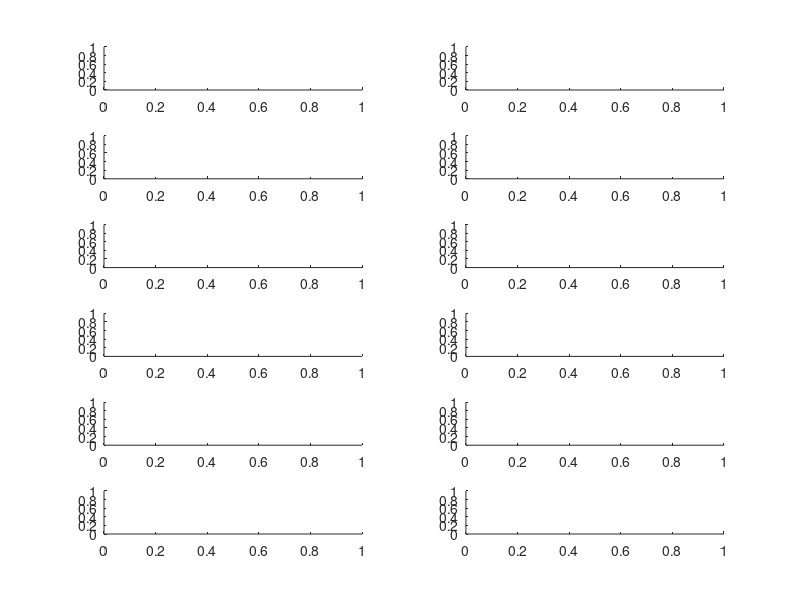

Source code (MATLAB): (Note: this script raises an error after producing the figure.)
%% params
motif = 'aabb';
fs = 32000;
%% compare the amplitude envelope 20 ms around syllable onsets and offsets
for ii = 1:length(motif)
    figure;
    h1 = subplot(6,2,1);h7 = subplot(6,2,2);
    h2 = subplot(6,2,3);h8 = subplot(6,2,4);
    h3 = subplot(6,2,5);h9 = subplot(6,2,6);
    h4 = subplot(6,2,7);h10 = subplot(6,2,8);
    h5 = subplot(6,2,9);h11 = subplot(6,2,10);
    h6 = subplot(6,2,11);h12 = subplot(6,2,12);
    for i = 1:length(testmotifsegment)
        tb = [0:length(testmotifsegment(i).sm)-1]/fs;
        sm = log(testmotifsegment(i).sm);
        
        tb1 = tb-testmotifsegment(i).dtwsegment(ii,1);%align by syll onset
        [~,id] = min(abs(tb1));%index for syll onset
        id2 = find(tb1>=-0.02 & tb1<=0.02);
        sm2 = sm(id2);sm2=sm2-sm(id);sm2=sm2./abs(sm(id));%normalize by amplitude at syll onset
        hold(h1,'on');
        plot(h1,tb1(id2),sm2);hold on;
        title(h1,['dtw onset ',num2str(ii)]);xlabel(h1,'seconds');ylabel(h1,'amplitude');

        tb1 = tb - testmotifsegment(i).ampsegment(ii,1);
        [~,id] = min(abs(tb1));
        id2 = find(tb1>=-0.02 & tb1<=0.02);
        sm2 = sm(id2);sm2=sm2-sm(id);sm2=sm2./abs(sm(id));
        hold(h2,'on');
        plot(h2,tb1(id2),sm2);hold on;
        title(h2,['amp onset ',num2str(ii)]);xlabel(h2,'seconds');ylabel(h2,'amplitude');
    
        tb1 = tb - testmotifsegment(i).pksegment(ii,1);
        [~,id] = min(abs(tb1));
        id2 = find(tb1>=-0.02 & tb1<=0.02);
        sm2 = sm(id2);sm2=sm2-sm(id);sm2=sm2./abs(sm(id));
        hold(h3,'on');
        plot(h3,tb1(id2),sm2);hold on;
        title(h3,['pk onset ',num2str(ii)]);xlabel(h3,'seconds');ylabel(h3,'amplitude');
        
        tb1 = tb - testmotifsegment(i).dtwpksegment(ii,1);
        [~,id] = min(abs(tb1));
        id2 = find(tb1>=-0.02 & tb1<=0.02);
        sm2 = sm(id2);sm2=sm2-sm(id);sm2=sm2./abs(sm(id));
        hold(h4,'on');
        plot(h4,tb1(id2),sm2);hold on;
        title(h4,['dtwpk onset ',num2str(ii)]);xlabel(h4,'seconds');ylabel(h4,'amplitude');
        
        tb1 = tb - testmotifsegment(i).tonalitysegment(ii,1);
        [~,id] = min(abs(tb1));
        id2 = find(tb1>=-0.02 & tb1<=0.02);
        sm2 = sm(id2);sm2=sm2-sm(id);sm2=sm2./abs(sm(id));
        hold(h5,'on');
        plot(h5,tb1(id2),sm2);hold on;
        title(h5,['tonality onset ',num2str(ii)]);xlabel(h5,'seconds');ylabel(h5,'amplitude');
        
        tb1 = tb - testmotifsegment(i).dtwampsegment(ii,1);
        [~,id] = min(abs(tb1));
        id2 = find(tb1>=-0.02 & tb1<=0.02);
        sm2 = sm(id2);sm2=sm2-sm(id);sm2=sm2./abs(sm(id));
        hold(h6,'on');
        plot(h6,tb1(id2),sm2);hold on;
        title(h6,['dtwamp onset ',num2str(ii)]);xlabel(h6,'seconds');ylabel(h6,'amplitude');
        
        tb1 = tb-testmotifsegment(i).dtwsegment(ii,2);%align by syll offset
        [~,id] = min(abs(tb1));%index for syll offset
        id2 = find(tb1>=-0.02 & tb1<=0.02);
        sm2 = sm(id2);sm2=sm2-sm(id);sm2=sm2./abs(sm(id));%normalize by amplitude at syll offset
        hold(h7,'on');
        plot(h7,tb1(id2),sm2);hold on;
        title(h7,['dtw offset ',num2str(ii)]);xlabel(h7,'seconds');ylabel(h7,'amplitude');

        tb1 = tb - testmotifsegment(i).ampsegment(ii,2);
        [~,id] = min(abs(tb1));
        id2 = find(tb1>=-0.02 & tb1<=0.02);
        sm2 = sm(id2);sm2=sm2-sm(id);sm2=sm2./abs(sm(id));
        hold(h8,'on');
        plot(h8,tb1(id2),sm2);
        title(h8,['amp offset ',num2str(ii)]);xlabel(h8,'seconds');ylabel(h8,'amplitude');
    
        tb1 = tb - testmotifsegment(i).pksegment(ii,2);
        [~,id] = min(abs(tb1));
        id2 = find(tb1>=-0.02 & tb1<=0.02);
        sm2 = sm(id2);sm2=sm2-sm(id);sm2=sm2./abs(sm(id));
        hold(h9,'on');
        plot(h9,tb1(id2),sm2);hold on;
        title(h9,['pk offset ',num2str(ii)]);xlabel(h9,'seconds');ylabel(h9,'amplitude');
        
        tb1 = tb - testmotifsegment(i).dtwpksegment(ii,2);
        [~,id] = min(abs(tb1));
        id2 = find(tb1>=-0.02 & tb1<=0.02);
        sm2 = sm(id2);sm2=sm2-sm(id);sm2=sm2./abs(sm(id));
        hold(h10,'on');
        plot(h10,tb1(id2),sm2);
        title(h10,['dtwpk offset ',num2str(ii)]);xlabel(h10,'seconds');ylabel(h10,'amplitude');
        
        tb1 = tb - testmotifsegment(i).tonalitysegment(ii,2);
        [~,id] = min(abs(tb1));
        id2 = find(tb1>=-0.02 & tb1<=0.02);
        sm2 = sm(id2);sm2=sm2-sm(id);sm2=sm2./abs(sm(id));
        hold(h11,'on');
        plot(h11,tb1(id2),sm2);hold on;
        title(h11,['tonality offset ',num2str(ii)]);xlabel(h11,'seconds');ylabel(h11,'amplitude');
        
        tb1 = tb - testmotifsegment(i).dtwampsegment(ii,2);
        [~,id] = min(abs(tb1));
        id2 = find(tb1>=-0.02 & tb1<=0.02);
        sm2 = sm(id2);sm2=sm2-sm(id);sm2=sm2./abs(sm(id));
        hold(h12,'on');
        plot(h12,tb1(id2),sm2);hold on;
        title(h12,['dtwamp offset ',num2str(ii)]);xlabel(h12,'seconds');ylabel(h12,'amplitude');
    end
end
%% variance of normalized amp env 20 ms after syllable onsets and 20 ms before offsets
sm = arrayfun(@(x) log(x.sm),testmotifsegment,'un',0);%extract amp env for each trial
tmshft = 0.01;%20 ms;

dtwons1 = arrayfun(@(x) round((x.dtwsegment(:,1))*fs)',testmotifsegment,'un',0);%onset indices
dtwons2 = arrayfun(@(x) round((x.dtwsegment(:,1)+tmshft)*fs)',testmotifsegment,'un',0);%onset-tmshft indices
dtwons = cell2mat(cellfun(@(x,y,z) y(z)'./abs(y(x)),dtwons1,sm,dtwons2,'un',0)');

ind = arrayfun(@(x) size(x.ampsegment,1)==length(motif),testmotifsegment,'un',1);%restrict to cases when segmentation detected accurate number of sylls in motif
ampons1 = arrayfun(@(x) round((x.ampsegment(:,1))*fs),testmotifsegment(ind),'un',0);
ampons2 = arrayfun(@(x) round((x.ampsegment(:,1)+tmshft)*fs),testmotifsegment(ind),'un',0);
ampons = cell2mat(cellfun(@(x,y,z) y(z)'./abs(y(x)),ampons1,sm(ind),ampons2,'un',0)');

ind = arrayfun(@(x) size(x.pksegment,1)==length(motif),testmotifsegment,'un',1);
pkons1 = arrayfun(@(x) round((x.pksegment(:,1))*fs),testmotifsegment(ind),'un',0);
pkons2 = arrayfun(@(x) round((x.pksegment(:,1)+tmshft)*fs),testmotifsegment(ind),'un',0);
pkons = cell2mat(cellfun(@(x,y,z) y(z)'./abs(y(x)),pkons1,sm(ind),pkons2,'un',0)');

ind = arrayfun(@(x) size(x.dtwpksegment,1)==length(motif),testmotifsegment,'un',1);
dtwpkons1 = arrayfun(@(x) round((x.dtwpksegment(:,1))*fs),testmotifsegment(ind),'un',0);
dtwpkons2 = arrayfun(@(x) round((x.dtwpksegment(:,1)+tmshft)*fs),testmotifsegment(ind),'un',0);
dtwpkons = cell2mat(cellfun(@(x,y,z) y(z)'./abs(y(x)),dtwpkons1,sm(ind),dtwpkons2,'un',0)');

ind = arrayfun(@(x) size(x.tonalitysegment,1)==length(motif),testmotifsegment,'un',1);
tonons1 = arrayfun(@(x) round((x.tonalitysegment(:,1))*fs),testmotifsegment(ind),'un',0);
tonons2 = arrayfun(@(x) round((x.tonalitysegment(:,1)+tmshft)*fs),testmotifsegment(ind),'un',0);
tonons = cell2mat(cellfun(@(x,y,z) y(z)'./abs(y(x)),tonons1,sm(ind),tonons2,'un',0)');

dtwampons1 = arrayfun(@(x) round((x.dtwampsegment(:,1))*fs)',testmotifsegment,'un',0);
dtwampons2 = arrayfun(@(x) round((x.dtwampsegment(:,1)+tmshft)*fs)',testmotifsegment,'un',0);
dtwampons = cell2mat(cellfun(@(x,y,z) y(z)'./abs(y(x)),dtwampons1,sm,dtwampons2,'un',0)');

figure;hold on;
onsvars = [];
for i = 1:length(motif)
    [mn hi lo] = mBootstrapCI_CV(dtwons(:,i));
    plot(1,mn,'ok','markersize',8);hold on;
    errorbar(1,mn,hi-mn,'k','linewidth',2);hold on;
    [mn2 hi2 lo2] = mBootstrapCI_CV(ampons(:,i));
    plot(2,mn2,'or','markersize',8);hold on;
    errorbar(2,mn2,hi2-mn2,'r','linewidth',2);hold on;
    [mn3 hi3 lo3] = mBootstrapCI_CV(pkons(:,i));
    plot(3,mn3,'ob','markersize',8);hold on;
    errorbar(3,mn3,hi3-mn3,'b','linewidth',2);hold on;
    [mn4 hi4 lo4] = mBootstrapCI_CV(dtwpkons(:,i));
    plot(4,mn4,'og','markersize',8);hold on;
    errorbar(4,mn4,hi4-mn4,'g','linewidth',2);hold on;
    [mn5 hi5 lo5] = mBootstrapCI_CV(tonons(:,i));
    plot(5,mn5,'oc','markersize',8);hold on;
    errorbar(5,mn5,hi5-mn5,'c','linewidth',2);hold on;
    [mn6 hi6 lo6] = mBootstrapCI_CV(dtwampons(:,i));
    plot(6,mn6,'oc','markersize',8);hold on;
    errorbar(6,mn6,hi6-mn6,'m','linewidth',2);hold on;
    onsvars = [onsvars [mn mn2 mn3 mn4 mn5 mn6]'];
end
plot(1:6,onsvars','color',[0.5 0.5 0.5],'linewidth',2);
ylabel('cv');title('syllable onsets');xticklabels({'dtw','amp','pk','dtwpk','tonality','dtwamp'}); 

dtwoffs1 = arrayfun(@(x) round((x.dtwsegment(:,2))*fs)',testmotifsegment,'un',0);
dtwoffs2 = arrayfun(@(x) round((x.dtwsegment(:,2)-tmshft)*fs)',testmotifsegment,'un',0);
dtwoffs = cell2mat(cellfun(@(x,y,z) y(z)'./abs(y(x)),dtwoffs1,sm,dtwoffs2,'un',0)');

ind = arrayfun(@(x) size(x.ampsegment,1)==length(motif),testmotifsegment,'un',1);
ampoffs1 = arrayfun(@(x) round((x.ampsegment(:,2))*fs),testmotifsegment(ind),'un',0);
ampoffs2 = arrayfun(@(x) round((x.ampsegment(:,2)-tmshft)*fs),testmotifsegment(ind),'un',0);
ampoffs = cell2mat(cellfun(@(x,y,z) y(z)'./abs(y(x)),ampoffs1,sm(ind),ampoffs2,'un',0)');

ind = arrayfun(@(x) size(x.pksegment,1)==length(motif),testmotifsegment,'un',1);
pkoffs1 = arrayfun(@(x) round((x.pksegment(:,2))*fs),testmotifsegment(ind),'un',0);
pkoffs2 = arrayfun(@(x) round((x.pksegment(:,2)-tmshft)*fs),testmotifsegment(ind),'un',0);
pkoffs = cell2mat(cellfun(@(x,y,z) y(z)'./abs(y(x)),pkoffs1,sm(ind),pkoffs2,'un',0)');

ind = arrayfun(@(x) size(x.dtwpksegment,1)==length(motif),testmotifsegment,'un',1);
dtwpkoffs1 = arrayfun(@(x) round((x.dtwpksegment(:,2))*fs),testmotifsegment(ind),'un',0);
dtwpkoffs2 = arrayfun(@(x) round((x.dtwpksegment(:,2)-tmshft)*fs),testmotifsegment(ind),'un',0);
dtwpkoffs = cell2mat(cellfun(@(x,y,z) y(z)'./abs(y(x)),dtwpkoffs1,sm(ind),dtwpkoffs2,'un',0)');

ind = arrayfun(@(x) size(x.tonalitysegment,1)==length(motif),testmotifsegment,'un',1);
tonoffs1 = arrayfun(@(x) round((x.tonalitysegment(:,2))*fs),testmotifsegment(ind),'un',0);
tonoffs2 = arrayfun(@(x) round((x.tonalitysegment(:,2)-tmshft)*fs),testmotifsegment(ind),'un',0);
tonoffs = cell2mat(cellfun(@(x,y,z) y(z)'./abs(y(x)),tonoffs1,sm(ind),tonoffs2,'un',0)');

dtwampoffs1 = arrayfun(@(x) round((x.dtwampsegment(:,2))*fs)',testmotifsegment,'un',0);
dtwampoffs2 = arrayfun(@(x) round((x.dtwampsegment(:,2)-tmshft)*fs)',testmotifsegment,'un',0);
dtwampoffs = cell2mat(cellfun(@(x,y,z) y(z)'./abs(y(x)),dtwampoffs1,sm,dtwampoffs2,'un',0)');

figure;hold on;
offsvars = [];
for i = 1:length(motif)
    [mn hi lo] = mBootstrapCI_CV(dtwoffs(:,i));
    plot(1,mn,'ok','markersize',4);hold on;
    errorbar(1,mn,hi-mn,'k','linewidth',2);hold on;
    [mn2 hi2 lo2] = mBootstrapCI_CV(ampoffs(:,i));
    plot(2,mn2,'or','markersize',4);hold on;
    errorbar(2,mn2,hi2-mn2,'r','linewidth',2);hold on;
    [mn3 hi3 lo3] = mBootstrapCI_CV(pkoffs(:,i));
    plot(3,mn3,'ob','markersize',4);hold on;
    errorbar(3,mn3,hi3-mn3,'b','linewidth',2);hold on;
    [mn4 hi4 lo4] = mBootstrapCI_CV(dtwpkoffs(:,i));
    plot(4,mn4,'og','markersize',4);hold on;
    errorbar(4,mn4,hi4-mn4,'g','linewidth',2);hold on;
    [mn5 hi5 lo5] = mBootstrapCI_CV(tonoffs(:,i));
    plot(5,mn5,'oc','markersize',4);hold on;
    errorbar(5,mn5,hi5-mn5,'c','linewidth',2);hold on;
    [mn6 hi6 lo6] = mBootstrapCI_CV(dtwampoffs(:,i));
    plot(6,mn6,'oc','markersize',8);hold on;
    errorbar(6,mn6,hi6-mn6,'m','linewidth',2);hold on;
    offsvars = [offsvars [mn mn2 mn3 mn4 mn5 mn6]'];
end
plot(1:6,offsvars','color',[0.5 0.5 0.5],'linewidth',2);
ylabel('cv');title('syllable offsets');xticklabels({'dtw','amp','pk','dtwpk','tonality','dtwamp'}); 

%% average pairwise distance of spectral features around syllable onsets and offsets 
filtsong = arrayfun(@(x) bandpass(x.smtemp,fs,500,10000,'hanningffir'),testmotifsegment,'un',0);
onid = arrayfun(@(x) round((x.dtwsegment(:,1))*fs)',testmotifsegment,'un',0);%onset indices
win = cellfun(@(x) bsxfun(@plus, 0:128,x'),onid,'un',0);
win = cellfun(@(x,y) x(y), filtsong,win,'un',0);
sp = cellfun(@(x) pwelch(x',128,0,128,fs),win,'un',0);
sp = cellfun(@(x) x./sum(x),sp,'un',0);
sp = cell2mat(sp)';
dtwdist = [];
for i = 1:length(motif)
    dtwdist = [dtwdist; pdist(sp(i:length(motif):end,:))];
end

ind = arrayfun(@(x) size(x.ampsegment,1)==length(motif),testmotifsegment,'un',1);
onid = arrayfun(@(x) round((x.ampsegment(:,1))*fs)',testmotifsegment(ind),'un',0);%onset indices
win = cellfun(@(x) bsxfun(@plus, 0:128,x'),onid,'un',0);
win = cellfun(@(x,y) x(y), filtsong(ind),win,'un',0);
sp = cellfun(@(x) pwelch(x',128,0,128,fs),win,'un',0);
sp = cellfun(@(x) x./sum(x),sp,'un',0);
sp = cell2mat(sp)';
ampdist = [];
for i = 1:length(motif)
    ampdist = [ampdist; pdist(sp(i:length(motif):end,:))];
end

ind = arrayfun(@(x) size(x.pksegment,1)==length(motif),testmotifsegment,'un',1);
onid = arrayfun(@(x) round((x.pksegment(:,1))*fs)',testmotifsegment(ind),'un',0);%onset indices
win = cellfun(@(x) bsxfun(@plus, 0:128,x'),onid,'un',0);
win = cellfun(@(x,y) x(y), filtsong(ind),win,'un',0);
sp = cellfun(@(x) pwelch(x',128,0,128,fs),win,'un',0);
sp = cellfun(@(x) x./sum(x),sp,'un',0);
sp = cell2mat(sp)';
pkdist = [];
for i = 1:length(motif)
    pkdist = [pkdist; pdist(sp(i:length(motif):end,:))];
end

ind = arrayfun(@(x) size(x.dtwpksegment,1)==length(motif),testmotifsegment,'un',1);
onid = arrayfun(@(x) round((x.dtwpksegment(:,1))*fs)',testmotifsegment(ind),'un',0);%onset indices
win = cellfun(@(x) bsxfun(@plus, 0:128,x'),onid,'un',0);
win = cellfun(@(x,y) x(y), filtsong(ind),win,'un',0);
sp = cellfun(@(x) pwelch(x',128,0,128,fs),win,'un',0);
sp = cellfun(@(x) x./sum(x),sp,'un',0);
sp = cell2mat(sp)';
dtwpkdist = [];
for i = 1:length(motif)
    dtwpkdist = [dtwpkdist; pdist(sp(i:length(motif):end,:))];
end

ind = arrayfun(@(x) size(x.tonalitysegment,1)==length(motif),testmotifsegment,'un',1);
onid = arrayfun(@(x) round((x.tonalitysegment(:,1))*fs)',testmotifsegment(ind),'un',0);%onset indices
win = cellfun(@(x) bsxfun(@plus, 0:128,x'),onid,'un',0);
win = cellfun(@(x,y) x(y), filtsong(ind),win,'un',0);
sp = cellfun(@(x) pwelch(x',128,0,128,fs),win,'un',0);
sp = cellfun(@(x) x./sum(x),sp,'un',0);
sp = cell2mat(sp)';
tondist = [];
for i = 1:length(motif)
    tondist = [tondist; pdist(sp(i:length(motif):end,:))];
end

onid = arrayfun(@(x) round((x.dtwampsegment(:,1))*fs)',testmotifsegment,'un',0);%onset indices
win = cellfun(@(x) bsxfun(@plus, 0:128,x'),onid,'un',0);
win = cellfun(@(x,y) x(y), filtsong,win,'un',0);
sp = cellfun(@(x) pwelch(x',128,0,128,fs),win,'un',0);
sp = cellfun(@(x) x./sum(x),sp,'un',0);
sp = cell2mat(sp)';
dtwampdist = [];
for i = 1:length(motif)
    dtwampdist = [dtwampdist; pdist(sp(i:length(motif):end,:))];
end

figure;hold on;
mndist = [];
for i = 1:length(motif)
    [hi lo mn] = mBootstrapCI(dtwdist(i,:));
    plot(1,mn,'ok','markersize',4);hold on;
    errorbar(1,mn,hi-mn,'k','linewidth',2);hold on;
    [hi2 lo2 mn2] = mBootstrapCI(ampdist(i,:));
    plot(2,mn2,'or','markersize',4);hold on;
    errorbar(2,mn2,hi2-mn2,'r','linewidth',2);hold on;
    [hi3 lo3 mn3] = mBootstrapCI(pkdist(i,:));
    plot(3,mn3,'ob','markersize',4);hold on;
    errorbar(3,mn3,hi3-mn3,'b','linewidth',2);hold on;
    [hi4 lo4 mn4] = mBootstrapCI(dtwpkdist(i,:));
    plot(4,mn4,'og','markersize',4);hold on;
    errorbar(4,mn4,hi4-mn4,'g','linewidth',2);hold on;
    [hi5 lo5 mn5] = mBootstrapCI(tondist(i,:));
    plot(5,mn5,'oc','markersize',4);hold on;
    errorbar(5,mn5,hi5-mn5,'c','linewidth',2);hold on;
    [hi6 lo6 mn6] = mBootstrapCI(dtwampdist(i,:));
    plot(6,mn6,'oc','markersize',8);hold on;
    errorbar(6,mn6,hi6-mn6,'m','linewidth',2);hold on;
    mndist = [mndist [mn mn2 mn3 mn4 mn5 mn6]'];
end
plot(1:6,mndist','color',[0.5 0.5 0.5],'linewidth',2);
ylabel('mean distance');title('syllable onsets');xticklabels({'dtw','amp','pk','dtwpk','tonality','dtwamp'}); 

offid = arrayfun(@(x) round((x.dtwsegment(:,2))*fs)',testmotifsegment,'un',0);%onset indices
win = cellfun(@(x) bsxfun(@plus, -128:0,x'),offid,'un',0);
win = cellfun(@(x,y) x(y), filtsong,win,'un',0);
sp = cellfun(@(x) pwelch(x',128,0,128,fs),win,'un',0);
sp = cellfun(@(x) x./sum(x),sp,'un',0);
sp = cell2mat(sp)';
dtwdist = [];
for i = 1:length(motif)
    dtwdist = [dtwdist; pdist(sp(i:length(motif):end,:))];
end

ind = arrayfun(@(x) size(x.ampsegment,1)==length(motif),testmotifsegment,'un',1);
offid = arrayfun(@(x) round((x.ampsegment(:,2))*fs)',testmotifsegment(ind),'un',0);%onset indices
win = cellfun(@(x) bsxfun(@plus, -128:0,x'),offid,'un',0);
win = cellfun(@(x,y) x(y), filtsong(ind),win,'un',0);
sp = cellfun(@(x) pwelch(x',128,0,128,fs),win,'un',0);
sp = cellfun(@(x) x./sum(x),sp,'un',0);
sp = cell2mat(sp)';
ampdist = [];
for i = 1:length(motif)
    ampdist = [ampdist; pdist(sp(i:length(motif):end,:))];
end

ind = arrayfun(@(x) size(x.pksegment,1)==length(motif),testmotifsegment,'un',1);
offid = arrayfun(@(x) round((x.pksegment(:,2))*fs)',testmotifsegment(ind),'un',0);%onset indices
win = cellfun(@(x) bsxfun(@plus, -128:0,x'),offid,'un',0);
win = cellfun(@(x,y) x(y), filtsong(ind),win,'un',0);
sp = cellfun(@(x) pwelch(x',128,0,128,fs),win,'un',0);
sp = cellfun(@(x) x./sum(x),sp,'un',0);
sp = cell2mat(sp)';
pkdist = [];
for i = 1:length(motif)
    pkdist = [pkdist; pdist(sp(i:length(motif):end,:))];
end

ind = arrayfun(@(x) size(x.dtwpksegment,1)==length(motif),testmotifsegment,'un',1);
offid = arrayfun(@(x) round((x.dtwpksegment(:,2))*fs)',testmotifsegment(ind),'un',0);%onset indices
win = cellfun(@(x) bsxfun(@plus, -128:0,x'),offid,'un',0);
win = cellfun(@(x,y) x(y), filtsong(ind),win,'un',0);
sp = cellfun(@(x) pwelch(x',128,0,128,fs),win,'un',0);
sp = cellfun(@(x) x./sum(x),sp,'un',0);
sp = cell2mat(sp)';
dtwpkdist = [];
for i = 1:length(motif)
    dtwpkdist = [dtwpkdist; pdist(sp(i:length(motif):end,:))];
end

ind = arrayfun(@(x) size(x.tonalitysegment,1)==length(motif),testmotifsegment,'un',1);
offid = arrayfun(@(x) round((x.tonalitysegment(:,2))*fs)',testmotifsegment(ind),'un',0);%onset indices
win = cellfun(@(x) bsxfun(@plus, -128:0,x'),offid,'un',0);
win = cellfun(@(x,y) x(y), filtsong(ind),win,'un',0);
sp = cellfun(@(x) pwelch(x',128,0,128,fs),win,'un',0);
sp = cellfun(@(x) x./sum(x),sp,'un',0);
sp = cell2mat(sp)';
tondist = [];
for i = 1:length(motif)
    tondist = [tondist; pdist(sp(i:length(motif):end,:))];
end

offid = arrayfun(@(x) round((x.dtwampsegment(:,2))*fs)',testmotifsegment,'un',0);%onset indices
win = cellfun(@(x) bsxfun(@plus, -128:0,x'),offid,'un',0);
win = cellfun(@(x,y) x(y), filtsong,win,'un',0);
sp = cellfun(@(x) pwelch(x',128,0,128,fs),win,'un',0);
sp = cellfun(@(x) x./sum(x),sp,'un',0);
sp = cell2mat(sp)';
dtwampdist = [];
for i = 1:length(motif)
    dtwampdist = [dtwampdist; pdist(sp(i:length(motif):end,:))];
end

figure;hold on;
mndist = [];
for i = 1:length(motif)
    [hi lo mn] = mBootstrapCI(dtwdist(i,:));
    plot(1,mn,'ok','markersize',4);hold on;
    errorbar(1,mn,hi-mn,'k','linewidth',2);hold on;
    [hi2 lo2 mn2] = mBootstrapCI(ampdist(i,:));
    plot(2,mn2,'or','markersize',4);hold on;
    errorbar(2,mn2,hi2-mn2,'r','linewidth',2);hold on;
    [hi3 lo3 mn3] = mBootstrapCI(pkdist(i,:));
    plot(3,mn3,'ob','markersize',4);hold on;
    errorbar(3,mn3,hi3-mn3,'b','linewidth',2);hold on;
    [hi4 lo4 mn4] = mBootstrapCI(dtwpkdist(i,:));
    plot(4,mn4,'og','markersize',4);hold on;
    errorbar(4,mn4,hi4-mn4,'g','linewidth',2);hold on;
    [hi5 lo5 mn5] = mBootstrapCI(tondist(i,:));
    plot(5,mn5,'oc','markersize',4);hold on;
    errorbar(5,mn5,hi5-mn5,'c','linewidth',2);hold on;
    [hi6 lo6 mn6] = mBootstrapCI(dtwampdist(i,:));
    plot(6,mn6,'oc','markersize',8);hold on;
    errorbar(6,mn6,hi6-mn6,'m','linewidth',2);hold on;
    mndist = [mndist [mn mn2 mn3 mn4 mn5 mn6]'];
end
plot(1:6,mndist','color',[0.5 0.5 0.5],'linewidth',2);
ylabel('mean distance');title('syllable offsets');xticklabels({'dtw','amp','pk','dtwpk','tonality','dtwamp'}); 
%% variance of syllable durations and gaps 
dtwsylls = cell2mat(arrayfun(@(x) (x.dtwsegment(:,2)-x.dtwsegment(:,1))',testmotifsegment,'un',0)');

ind = arrayfun(@(x) size(x.ampsegment,1)==length(motif),testmotifsegment,'un',1);
ampsylls = cell2mat(arrayfun(@(x) (x.ampsegment(:,2)-x.ampsegment(:,1))',testmotifsegment(ind),'un',0)');

ind = arrayfun(@(x) size(x.pksegment,1)==length(motif),testmotifsegment,'un',1);
pksylls = cell2mat(arrayfun(@(x) (x.pksegment(:,2)-x.pksegment(:,1))',testmotifsegment(ind),'un',0)');

ind = arrayfun(@(x) size(x.dtwpksegment,1)==length(motif),testmotifsegment,'un',1);
dtwpksylls = cell2mat(arrayfun(@(x) (x.dtwpksegment(:,2)-x.dtwpksegment(:,1))',testmotifsegment(ind),'un',0)');

ind = arrayfun(@(x) size(x.tonalitysegment,1)==length(motif),testmotifsegment,'un',1);
tonsylls = cell2mat(arrayfun(@(x) (x.tonalitysegment(:,2)-x.tonalitysegment(:,1))',testmotifsegment(ind),'un',0)');

dtwampsylls = cell2mat(arrayfun(@(x) (x.dtwampsegment(:,2)-x.dtwampsegment(:,1))',testmotifsegment,'un',0)');


dtwgaps = cell2mat(arrayfun(@(x) (x.dtwsegment(2:end,1)-x.dtwsegment(1:end-1,2))',testmotifsegment,'un',0)');

ind = arrayfun(@(x) size(x.ampsegment,1)==length(motif),testmotifsegment,'un',1);
ampgaps = cell2mat(arrayfun(@(x) (x.ampsegment(2:end,1)-x.ampsegment(1:end-1,2))',testmotifsegment(ind),'un',0)');

ind = arrayfun(@(x) size(x.pksegment,1)==length(motif),testmotifsegment,'un',1);
pkgaps = cell2mat(arrayfun(@(x) (x.pksegment(2:end,1)-x.pksegment(1:end-1,2))',testmotifsegment(ind),'un',0)');

ind = arrayfun(@(x) size(x.dtwpksegment,1)==length(motif),testmotifsegment,'un',1);
dtwpkgaps = cell2mat(arrayfun(@(x) (x.dtwpksegment(2:end,1)-x.dtwpksegment(1:end-1,2))',testmotifsegment(ind),'un',0)');

ind = arrayfun(@(x) size(x.tonalitysegment,1)==length(motif),testmotifsegment,'un',1);
tongaps = cell2mat(arrayfun(@(x) (x.tonalitysegment(2:end,1)-x.tonalitysegment(1:end-1,2))',testmotifsegment(ind),'un',0)');

dtwampgaps = cell2mat(arrayfun(@(x) (x.dtwampsegment(2:end,1)-x.dtwampsegment(1:end-1,2))',testmotifsegment,'un',0)');

figure;hold on;
onsvars = [];
for i = 1:length(motif)
    [mn hi lo] = mBootstrapCI_CV(dtwsylls(:,i));
    plot(1,mn,'ok','markersize',8);hold on;
    errorbar(1,mn,hi-mn,'k','linewidth',2);hold on;
    [mn2 hi2 lo2] = mBootstrapCI_CV(ampsylls(:,i));
    plot(2,mn2,'or','markersize',8);hold on;
    errorbar(2,mn2,hi2-mn2,'r','linewidth',2);hold on;
    [mn3 hi3 lo3] = mBootstrapCI_CV(pksylls(:,i));
    plot(3,mn3,'ob','markersize',8);hold on;
    errorbar(3,mn3,hi3-mn3,'b','linewidth',2);hold on;
    [mn4 hi4 lo4] = mBootstrapCI_CV(dtwpksylls(:,i));
    plot(4,mn4,'og','markersize',8);hold on;
    errorbar(4,mn4,hi4-mn4,'g','linewidth',2);hold on;
    [mn5 hi5 lo5] = mBootstrapCI_CV(tonsylls(:,i));
    plot(5,mn5,'oc','markersize',8);hold on;
    errorbar(5,mn5,hi5-mn5,'c','linewidth',2);hold on;
    [mn6 hi6 lo6] = mBootstrapCI_CV(dtwampsylls(:,i));
    plot(6,mn6,'oc','markersize',8);hold on;
    errorbar(6,mn6,hi6-mn6,'m','linewidth',2);hold on;
    onsvars = [onsvars [mn mn2 mn3 mn4 mn5 mn6]'];
end
plot(1:6,onsvars','color',[0.5 0.5 0.5],'linewidth',2);
ylabel('cv');title('syllable durations');xticklabels({'dtw','amp','pk','dtwpk','tonality','dtwamp'}); 

figure;hold on;
onsvars = [];
for i = 1:length(motif)-1
    [mn hi lo] = mBootstrapCI_CV(dtwgaps(:,i));
    plot(1,mn,'ok','markersize',8);hold on;
    errorbar(1,mn,hi-mn,'k','linewidth',2);hold on;
    [mn2 hi2 lo2] = mBootstrapCI_CV(ampgaps(:,i));
    plot(2,mn2,'or','markersize',8);hold on;
    errorbar(2,mn2,hi2-mn2,'r','linewidth',2);hold on;
    [mn3 hi3 lo3] = mBootstrapCI_CV(pkgaps(:,i));
    plot(3,mn3,'ob','markersize',8);hold on;
    errorbar(3,mn3,hi3-mn3,'b','linewidth',2);hold on;
    [mn4 hi4 lo4] = mBootstrapCI_CV(dtwpkgaps(:,i));
    plot(4,mn4,'og','markersize',8);hold on;
    errorbar(4,mn4,hi4-mn4,'g','linewidth',2);hold on;
    [mn5 hi5 lo5] = mBootstrapCI_CV(tongaps(:,i));
    plot(5,mn5,'oc','markersize',8);hold on;
    errorbar(5,mn5,hi5-mn5,'c','linewidth',2);hold on;
    [mn6 hi6 lo6] = mBootstrapCI_CV(dtwampgaps(:,i));
    plot(6,mn6,'oc','markersize',8);hold on;
    errorbar(6,mn6,hi6-mn6,'m','linewidth',2);hold on;
    onsvars = [onsvars [mn mn2 mn3 mn4 mn5 mn6]'];
end
plot(1:6,onsvars','color',[0.5 0.5 0.5],'linewidth',2);
ylabel('cv');title('gaps');xticklabels({'dtw','amp','pk','dtwpk','tonality','dtwamp'}); 

%% plot example spectrograms and segmentation for dtw vs amp 
sm = arrayfun(@(x) log(x.sm),testmotifsegment,'un',0);%extract amp env for each trial
%params for spectrogram
NFFT = 512;
overlap = NFFT-10;
t=-NFFT/2+1:NFFT/2;
sigma=(1/1000)*fs;
w=exp(-(t/sigma).^2);

ind = find(arrayfun(@(x) size(x.ampsegment,1)~=length(motif),testmotifsegment,'un',1));%index for cases of missegmentation with amplitude
for i = 1:length(ind)
    figure;
    subplot(2,1,1);hold on;
    [sp f tm] = spectrogram(filtsong{ind(i)},w,overlap,NFFT,fs);
    indf = find(f>500&f<10000);
    imagesc(tm,f(indf),log(abs(sp(indf,:))));hold on;
    plot(repmat(testmotifsegment(ind(i)).ampsegment(:,1),1,2)',[500 10000],'r');hold on;
    plot(repmat(testmotifsegment(ind(i)).ampsegment(:,2),1,2)',[500 10000],'r');hold on;
    title('amplitude');
    
    subplot(2,1,2);hold on;
    [sp f tm] = spectrogram(filtsong{ind(i)},w,overlap,NFFT,fs);
    indf = find(f>500&f<10000);
    imagesc(tm,f(indf),log(abs(sp(indf,:))));hold on;
    plot(repmat(testmotifsegment(ind(i)).dtwsegment(:,1),1,2)',[500 10000],'r');hold on;
    plot(repmat(testmotifsegment(ind(i)).dtwsegment(:,2),1,2)',[500 10000],'r');hold on;
    filtsong = arrayfun(@(x) bandpass(x.smtemp,fs,500,10000,'hanningffir'),testmotifsegment,'un',0);
    title('dtw');
end


mnvol = cellfun(@mean,sm,'un',1);
[~,ind] = sort(mnvol);
ind = [ind(1:5) ind(end-5:end)];%take the quietest 5 renditions and loudest 5 renditions
for i = 1:length(ind)
    figure;
    subplot(2,1,1);hold on;
    [sp f tm] = spectrogram(filtsong{ind(i)},w,overlap,NFFT,fs);
    indf = find(f>500&f<10000);
    imagesc(tm,f(indf),log(abs(sp(indf,:))));hold on;
    plot(repmat(testmotifsegment(ind(i)).ampsegment(:,1),1,2)',[500 10000],'r');hold on;
    plot(repmat(testmotifsegment(ind(i)).ampsegment(:,2),1,2)',[500 10000],'r');hold on;
    title('amplitude');
    
    subplot(2,1,2);hold on;
    [sp f tm] = spectrogram(filtsong{ind(i)},w,overlap,NFFT,fs);
    indf = find(f>500&f<10000);
    imagesc(tm,f(indf),log(abs(sp(indf,:))));hold on;
    plot(repmat(testmotifsegment(ind(i)).dtwsegment(:,1),1,2)',[500 10000],'r');hold on;
    plot(repmat(testmotifsegment(ind(i)).dtwsegment(:,2),1,2)',[500 10000],'r');hold on;
    filtsong = arrayfun(@(x) bandpass(x.smtemp,fs,500,10000,'hanningffir'),testmotifsegment,'un',0);
    title('dtw');
end

